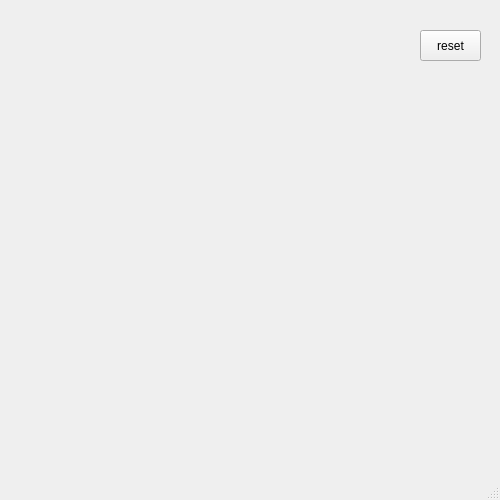
<?xml version="1.0" encoding="UTF-8"?>
<ui version="4.0">
 <class>MainWindow</class>
 <widget class="QMainWindow" name="MainWindow">
  <property name="geometry">
   <rect>
    <x>0</x>
    <y>0</y>
    <width>500</width>
    <height>500</height>
   </rect>
  </property>
  <property name="windowTitle">
   <string>MainWindow</string>
  </property>
  <widget class="QWidget" name="centralwidget">
   <widget class="QPushButton" name="pb">
    <property name="geometry">
     <rect>
      <x>420</x>
      <y>30</y>
      <width>61</width>
      <height>31</height>
     </rect>
    </property>
    <property name="toolTip">
     <string>0,0</string>
    </property>
    <property name="statusTip">
     <string>0,0</string>
    </property>
    <property name="whatsThis">
     <string>0,0</string>
    </property>
    <property name="text">
     <string>reset</string>
    </property>
    <property name="iconSize">
     <size>
      <width>40</width>
      <height>40</height>
     </size>
    </property>
   </widget>
  </widget>
  <widget class="QMenuBar" name="menubar">
   <property name="geometry">
    <rect>
     <x>0</x>
     <y>0</y>
     <width>1252</width>
     <height>21</height>
    </rect>
   </property>
  </widget>
  <widget class="QStatusBar" name="statusbar"/>
 </widget>
 <resources/>
 <connections/>
</ui>
